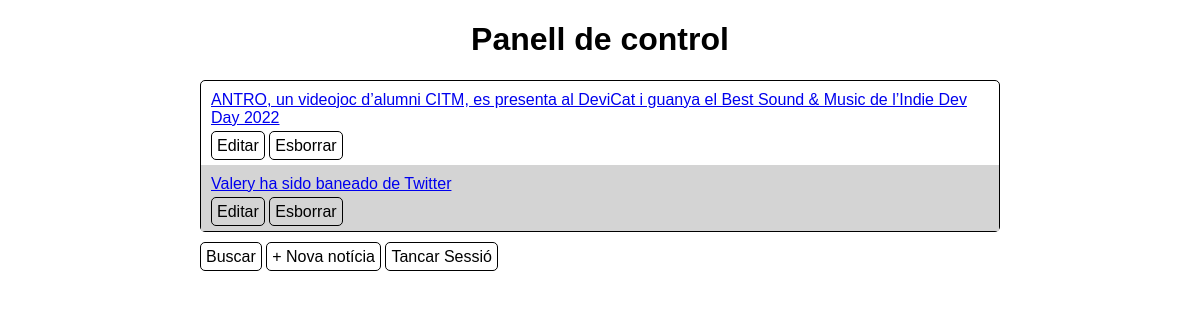
Page /practiques_backend/E06/index.php (signed in) on the committed database.
### tables this page shows
CREATE TABLE `e06noticies` (
  `id` int(4) NOT NULL,
  `titol` varchar(255) NOT NULL,
  `text` text NOT NULL,
  `data` date NOT NULL,
  `visible` int(1) NOT NULL
);

### practiques_backend/E06/index.php (the view, shortened to what this page needs)
<!DOCTYPE html>
<html lang="en">
<head>
    <link rel="stylesheet" href="style.css">
</head>
<body>
    <h1>Panell de control</h1>
    <?php
        $db = new Conexion();
        $result = $db->query("SELECT id,titol FROM e06noticies WHERE visible=1");
        echo "<ul>";
        foreach($result as $noti){
            echo "<li><div><a href=\"detallnoticia.php?id=$noti[id]\">$noti[titol]</a></div>
                <a class='btn' href=\"editanoticia.php?id=$noti[id]\">Editar</a>
                <a class='btn' href=\"esborranoticia.php?id=$noti[id]\">Esborrar</a>
            </li>";
        }
        echo "</ul>";
    ?>
    <a class='btn' href="buscador.php">Buscar</a>
    <a class='btn' href="novanoticia.php">+ Nova notícia</a>
    <a class='btn' href="logout.php">Tancar Sessió</a>
</body>
</html>

### practiques_backend/E06/style.css (style rules this page uses)
body { font-family: Helvetica, Arial, sans-serif; margin: auto; max-width: 800px; width: 90vw; }
h1 { text-align: center; }
ul { padding-left: 0; border: 1px solid #000; border-radius: 5px; }
li { list-style: none; padding: 10px }
li div { padding-bottom: 10px; }
li:nth-child(even) { background: #d4d4d4; }
.btn, button { border: 1px solid #000; border-radius: 5px; padding: 5px; text-decoration: none; color: black; background: transparent; font-family: Helvetica, Arial, sans-serif; font-size: 16px; }

### rows in the picture
e06noticies: titol "ANTRO, un videojoc d’alumni CITM, es presenta al DeviCat i guanya el Best Sound & Music de l’Indie Dev Day 2022"
e06noticies: titol "Valery ha sido baneado de Twitter"
